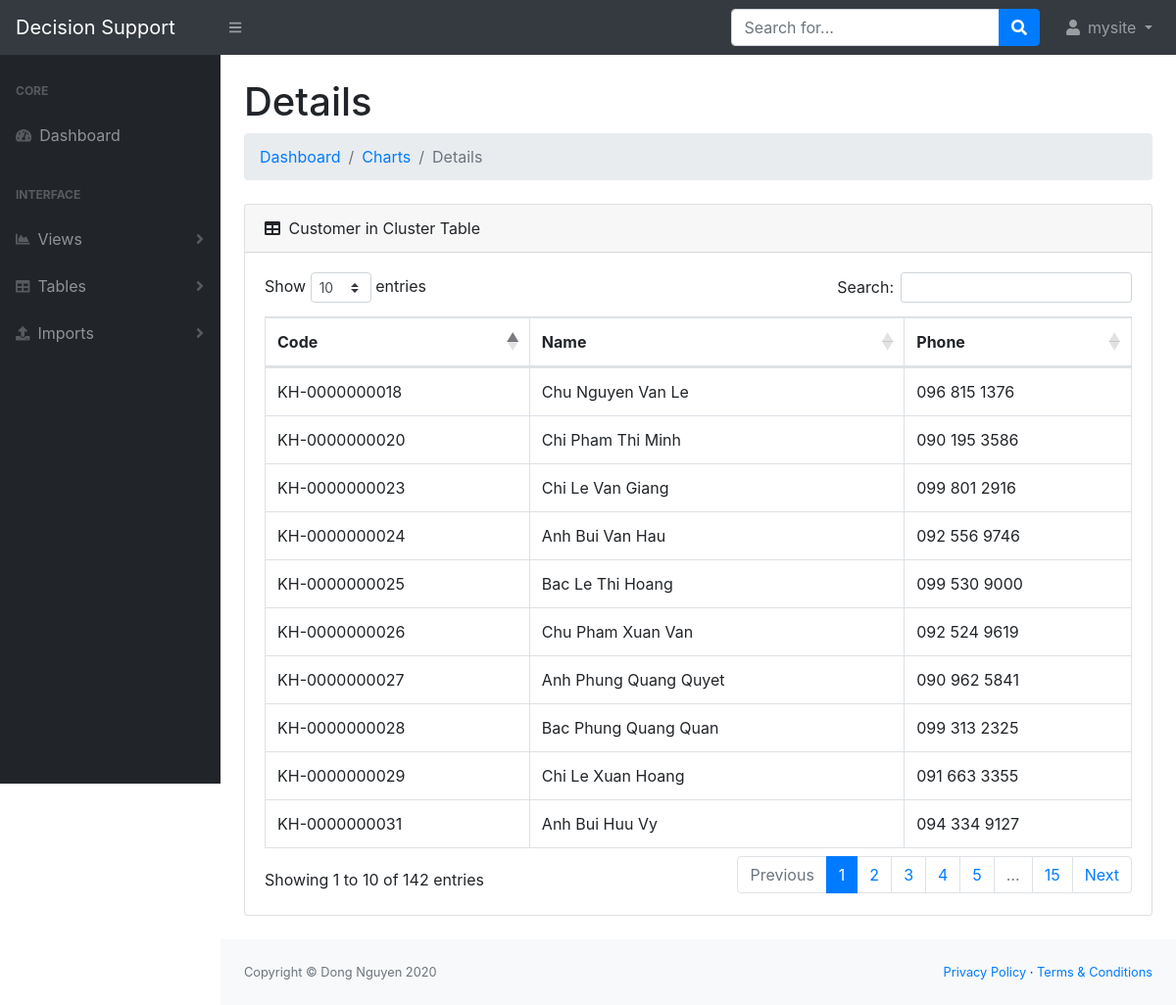
Page /views/detail/31 (signed in) on the committed database.
### dashboard/models.py (models this page shows, shortened)
class ClusterCustomer(models.Model):
    cluster = models.ForeignKey(ClusterCenter, on_delete=models.CASCADE)
    customer = models.ForeignKey(Customer, on_delete=models.CASCADE)

class Customer(models.Model):
    code = models.CharField(max_length=15)
    name = models.CharField(max_length=200)
    phone = models.CharField(max_length=200)

### dashboard/views.py (the view)
# urls.py: path("views/detail/<int:id>", views.showDetail, name="views.detail"),
def showDetail(response, id):
    user = response.user
    if user.username == "":
        return HttpResponseRedirect("/login")
    center = ClusterCenter.objects.get(id=id)
    data = center.clustercustomer_set.all()
    return render(response, "desk/pages/views.detail.html", {"data":data, "username":user.username})

### dashboard/templates/desk/pages/views.detail.html
{% extends 'desk/base.html' %}
{% block content %}
    <div class="container-fluid">
        <h1 class="mt-4">Details</h1>
        <ol class="breadcrumb mb-4">
            <li class="breadcrumb-item"><a href="{% url 'index' %}">Dashboard</a></li>
            <li class="breadcrumb-item"><a href="{% url 'views.chart' %}">Charts</a></li>
            <li class="breadcrumb-item active">Details</li>
        </ol>
        <div class="card mb-4">
            <div class="card-header">
                <i class="fas fa-table mr-1"></i>
                Customer in Cluster Table
            </div>
            <div class="card-body">
                <div class="table-responsive">
                    <table class="table table-bordered" id="dataTable" width="100%" cellspacing="0">
                        <thead>
                            <tr>
                                <th>Code</th>
                                <th>Name</th>
                                <th>Phone</th>
                            </tr>
                        </thead>
                        <tbody>
                            {% for item in data %}
                                <tr>
                                    <td>{{item.customer.code}}</td>
                                    <td>{{item.customer.name}}</td>
                                    <td>{{item.customer.phone}}</td>
                                </tr>
                            {% endfor %}
                        </tbody>
                    </table>
                </div>
            </div>
        </div>
    </div>
{% endblock %}

### dashboard/templates/desk/components/topnav.html (shortened to what this page needs)
<nav class="sb-topnav navbar navbar-expand navbar-dark bg-dark">
    <a class="navbar-brand" href="{% url 'index' %}">Decision Support</a>
    <button class="btn btn-link btn-sm order-1 order-lg-0" id="sidebarToggle" href="#">
        <i class="fas fa-bars"></i>
    </button>
    <form class="d-none d-md-inline-block form-inline ml-auto mr-0 mr-md-3 my-2 my-md-0">
        <div class="input-group">
            <input class="form-control" type="text" placeholder="Search for..." aria-label="Search" aria-describedby="basic-addon2" />
            <div class="input-group-append">
                <button class="btn btn-primary" type="button"><i class="fas fa-search"></i></button>
            </div>
        </div>
    </form>
    <ul class="navbar-nav ml-auto ml-md-0">
        <li class="nav-item dropdown">
            <a class="nav-link dropdown-toggle" id="userDropdown" href="#" role="button" data-toggle="dropdown" aria-haspopup="true" aria-expanded="false">
                <i class="fas fa-user fa-fw"></i>
                {{username}}
            </a>
        </li>
    </ul>
</nav>

### rows in the picture
ClusterCustomer: customer.code "KH-0000000018", customer.name "Chu Nguyen Van Le", customer.phone "096 815 1376"
ClusterCustomer: customer.code "KH-0000000020", customer.name "Chi Pham Thi Minh", customer.phone "090 195 3586"
ClusterCustomer: customer.code "KH-0000000023", customer.name "Chi Le Van Giang", customer.phone "099 801 2916"
ClusterCustomer: customer.code "KH-0000000024", customer.name "Anh Bui Van Hau", customer.phone "092 556 9746"
ClusterCustomer: customer.code "KH-0000000025", customer.name "Bac Le Thi Hoang", customer.phone "099 530 9000"
ClusterCustomer: customer.code "KH-0000000026", customer.name "Chu Pham Xuan Van", customer.phone "092 524 9619"
ClusterCustomer: customer.code "KH-0000000027", customer.name "Anh Phung Quang Quyet", customer.phone "090 962 5841"
ClusterCustomer: customer.code "KH-0000000028", customer.name "Bac Phung Quang Quan", customer.phone "099 313 2325"
ClusterCustomer: customer.code "KH-0000000029", customer.name "Chi Le Xuan Hoang", customer.phone "091 663 3355"
ClusterCustomer: customer.code "KH-0000000031", customer.name "Anh Bui Huu Vy", customer.phone "094 334 9127"

### other values in the picture
{{ username }} "mysite"
